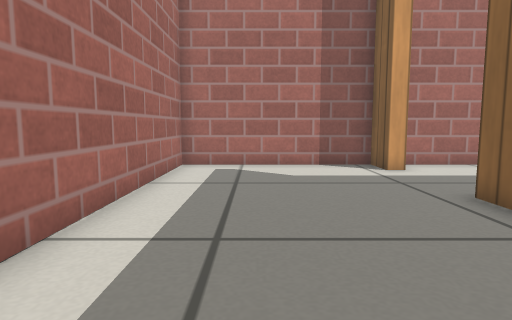
View 1 (above)

12 first-person views from a walk through a robot-simulator world made for Gazebo. The camera is 0.35 m above the floor, tilts 6° down and sees 75° across. The floor is counted in squares, 0.25 m on a side. Each view is taken from the middle of a square. On the plan, view 1 faces up. The plan holds only what a view shows up to about 15 squares ahead; the rest is blank. Gazebo's built-in surfaces are drawn with simple patterns.

View 2
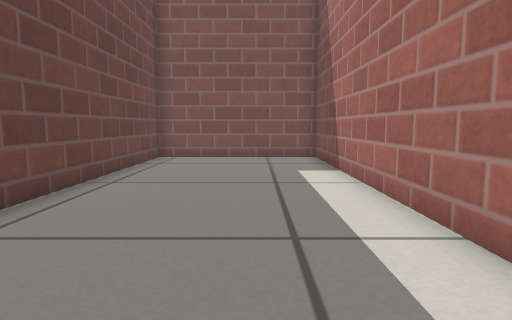

View 3
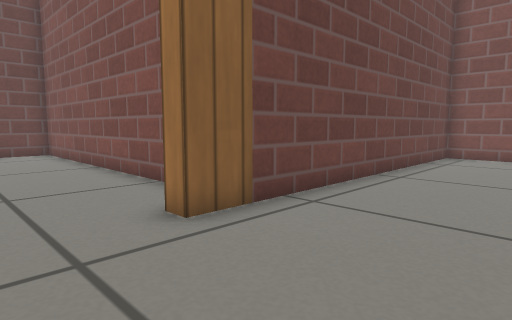

View 4
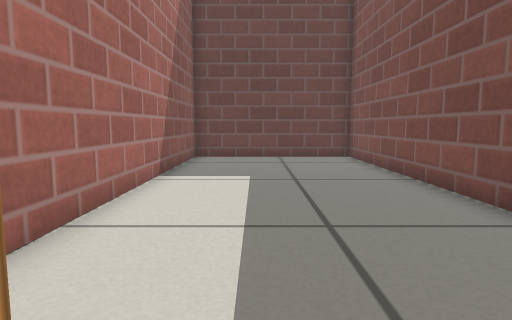

View 5
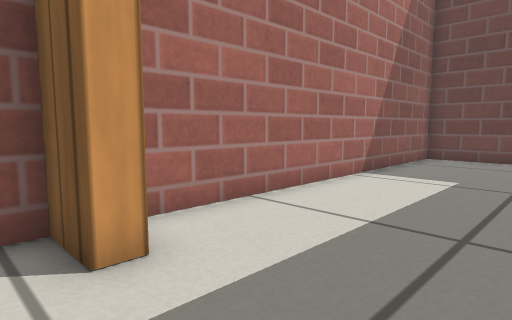

View 6
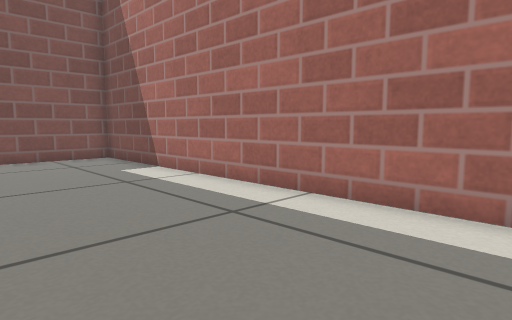

View 7
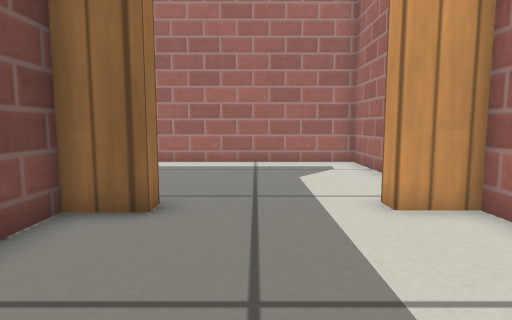

View 8
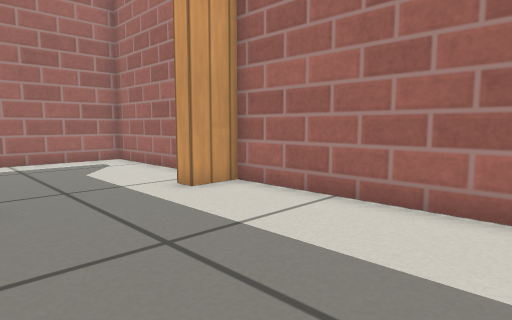

View 9
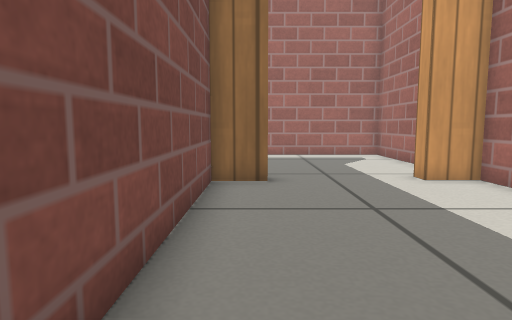

View 10
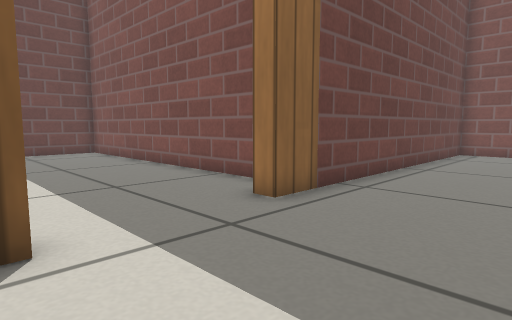

View 11
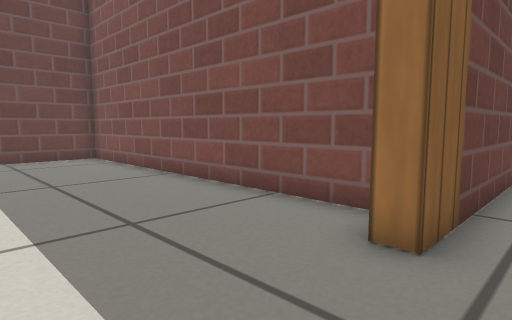

View 12
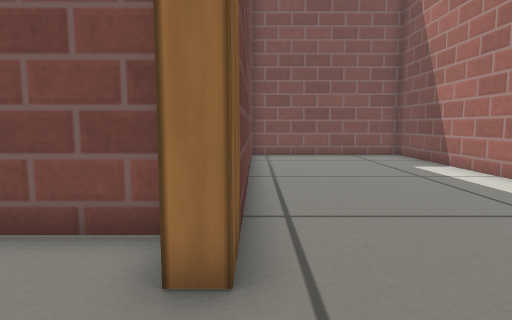

### Floor plan
Points are (right, up) in squares from view 1. A wall is a line through its corners. A room is listed if a view was taken in it or the views show most of it. See-through windows are left out.
Room 1 (views 1, 2, 3, 4, 5, 6, 10, 11, 12)
walls: (4.6, 10.3) (4.2, 10.3) (4.2, 11.7) (-2.6, 11.7) (-2.6, -6.5) (4.2, -6.5) (4.2, 6.3) (4.6, 6.3); (5.6, 11.7) (4.6, 11.7)
ways out: opening at (4.5, 8.5) to room 2
Room 2 (views 7, 8, 9)
walls: (4.6, 6.3) (4.6, 4.9) (17.6, 4.9) (17.6, 11.7) (5.6, 11.7); (4.6, 11.7) (4.6, 10.3)
ways out: opening at (4.5, 8.5) to room 1

Positions as (right, up) in squares from view 1, and headings:
1: (0, 0), facing up
2: (0, 8), facing down
3: (0, 9), facing down-right
4: (3, 9), facing right
5: (3, 7), facing up-right
6: (3, 8), facing down-left
7: (10, 8), facing left
8: (11, 6), facing up-left
9: (13, 6), facing left
10: (0, 11), facing down-right
11: (3, 10), facing down-right
12: (4, 9), facing down
